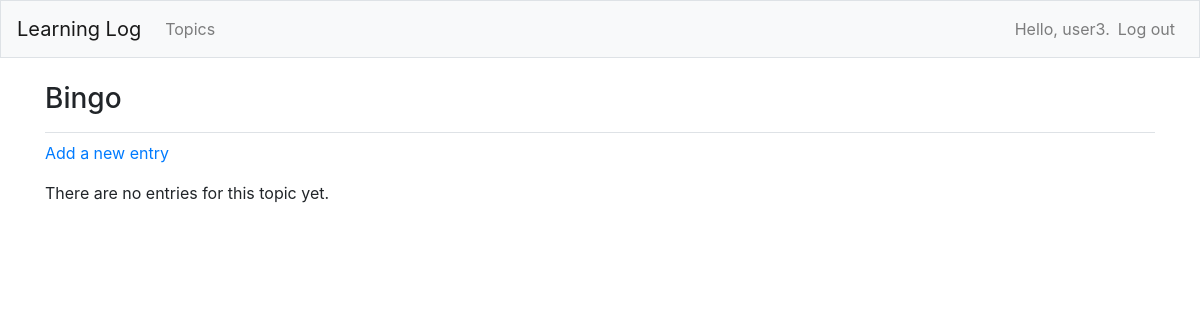
/topics/4/ (signed in), run on an earlier commit of the app's database.
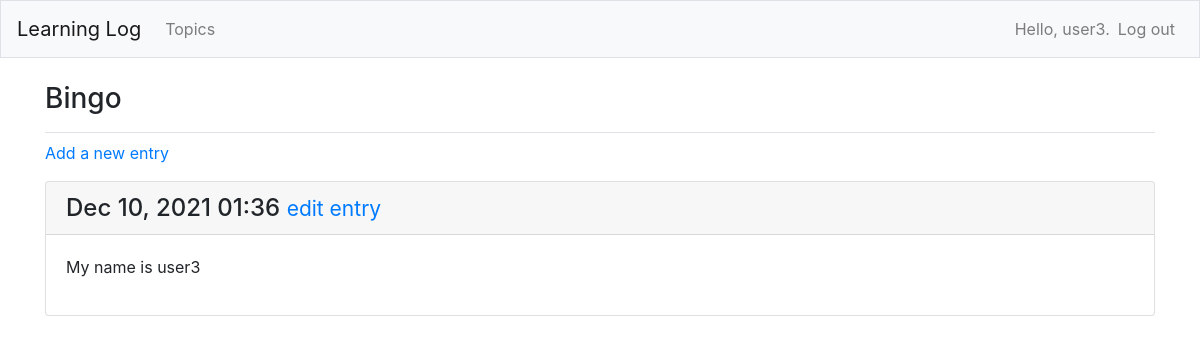
And on a later commit of the database.
### MainApp/models.py (models this page shows, shortened)
class Entry(models.Model):
    topic = models.ForeignKey(Topic,on_delete=models.CASCADE)
    text = models.TextField()
    date_added = models.DateTimeField(auto_now_add=True)
    class Meta:
        verbose_name_plural = 'entries'

### MainApp/views.py (the view)
# urls.py: path('topics/<int:topic_id>/',views.topic,name='topic'), #to load individual topics, the id separates chess from rock climbing
@login_required
def topic(request,topic_id): #the id 1 or 2 gets passed to this function and works on it accordingly
    topic = get_object_or_404(Topic, id=topic_id)
    if topic.owner != request.user:
        raise Http404
    entries = topic.entry_set.order_by('-date_added') #this will give all entries realted to that id (topic)
    context = {'topic':topic, 'entries':entries}
    return render(request, 'MainApp/topic.html', context)

### MainApp/models.py (called while the page is built)
    def __str__(self):
        return self.text  # returns name of topic

### MainApp/templates/MainApp/topic.html (shortened to what this page needs)
{% extends "MainApp/base.html" %}
{% block page_header %}
<h3>{{ topic }}</h3>
{% endblock page_header %}
{% block content %}
<p>
    <a href="{% url 'MainApp:new_entry' topic.id %}">Add a new entry</a>
</p>
{% for e in entries %}
<div class="card mb-3">
    <h4 class="card-header">
        {{ e.date_added|date:'M d, Y H:i' }}
        <small><a href="{% url 'MainApp:edit_entry' e.id %}">
                edit entry</a></small>
    </h4>
    <div class="card-body">
        {{ e.text|linebreaks }}
    </div>
</div>
{% empty %}
<p>There are no entries for this topic yet.</p>
{% endfor %}
{% endblock content %}

What changed in the data, as far as the page shows it:
added Entry: date_added "Dec 10, 2021 01:36", text "My name is user3"
Also different on the page:
text no longer shown: "There are no entries for this topic yet."
